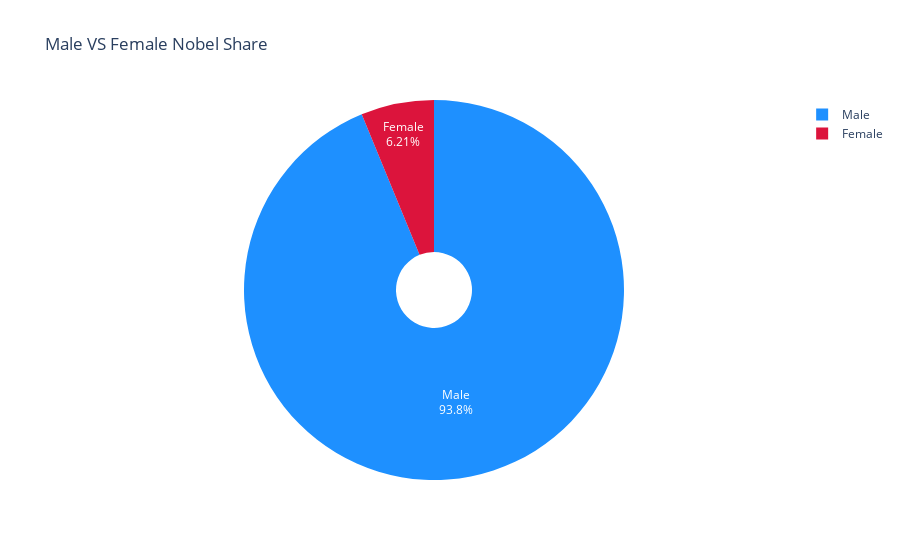

Source (notebook cell):
### Markdown cell above
### Male & Female Total Share

### Code cell
gender_shares = df_data["sex"].value_counts()


# Setting Coordinates:
DATAFRAME = gender_shares
LABEL = gender_shares.index
VALUES = gender_shares.values

pie = px.pie(
    data_frame=DATAFRAME,
    title="Male VS Female Nobel Share",
    labels=LABEL,
    values=VALUES,
    names=LABEL,
    hole=0.2,
)

pie.update_traces(
    textposition="inside",
    textinfo="label+percent",
    marker=dict(colors=["dodgerblue", "crimson"]),
)

pie.show()

### Figure 1 — Plotly figure (JSON) as saved in the notebook; plotly's stock layout.template omitted (floating-point values rounded to 4 significant figures)
{"data": [{"domain": {"x": [0, 1], "y": [0, 1]}, "hole": 0.2, "hovertemplate": "sex=%{label}<br>value=%{value}<extra></extra>", "labels": ["Male", "Female"], "legendgroup": "", "marker": {"colors": ["dodgerblue", "crimson"]}, "name": "", "showlegend": true, "textinfo": "label+percent", "textposition": "inside", "type": "pie", "values": [876, 58]}], "layout": {"legend": {"tracegroupgap": 0}, "title": {"text": "Male VS Female Nobel Share"}}}
